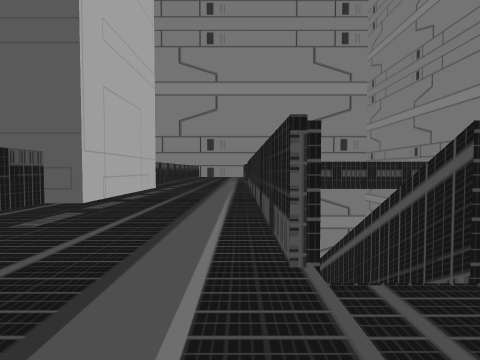
View 1 (above)

23 first-person views from a walk through a Unity game level. The camera is 1.2 m above the floor, tilts 2° down and sees 80° across. The floor is counted in squares, 2 m on a side. Each view is taken from the middle of a square. On the plan, view 1 faces up. The plan holds only what a view shows up to about 9 squares ahead; the rest is blank. The place goes on beyond the plan. The player character is not drawn. Some animated figures are left out.

View 2
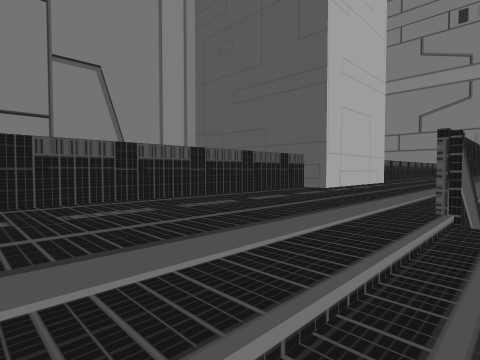

View 3
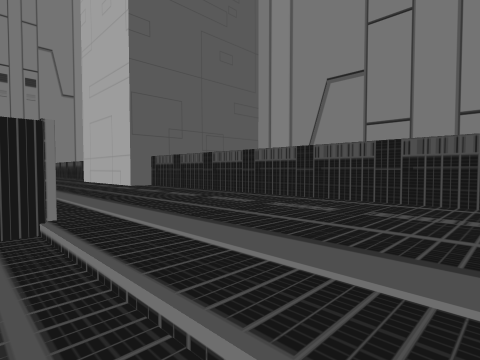

View 4
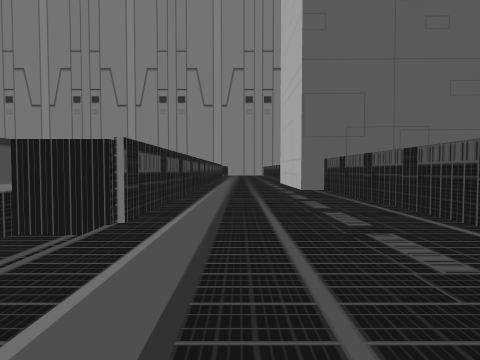

View 5
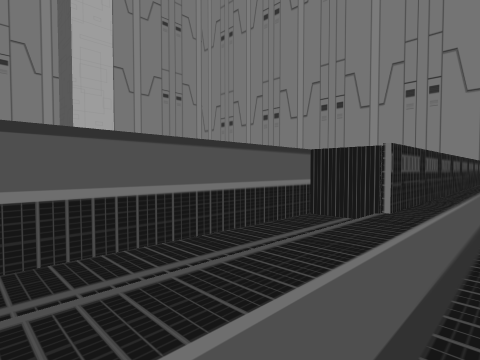

View 6
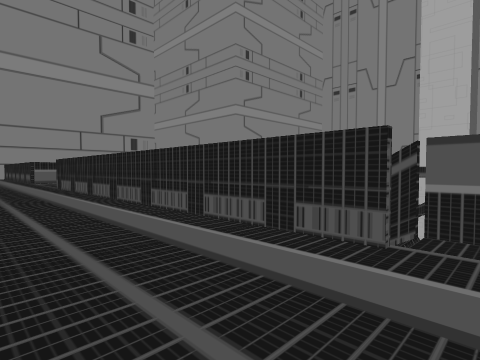

View 7
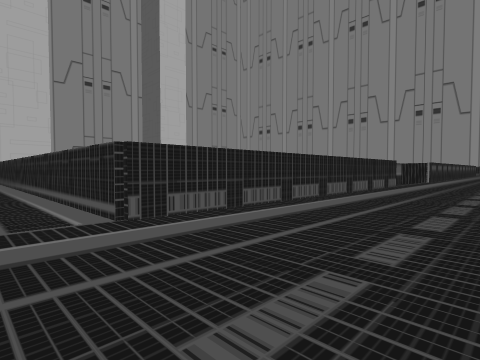

View 8
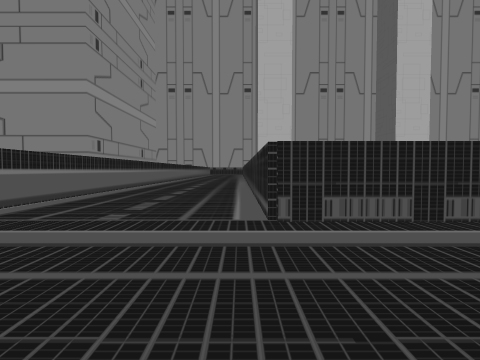

View 9
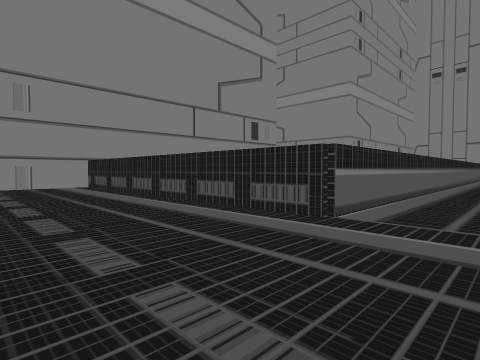

View 10
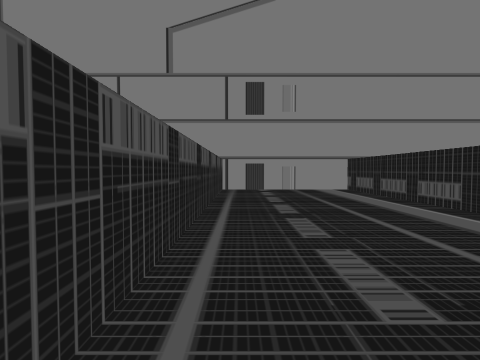

View 11
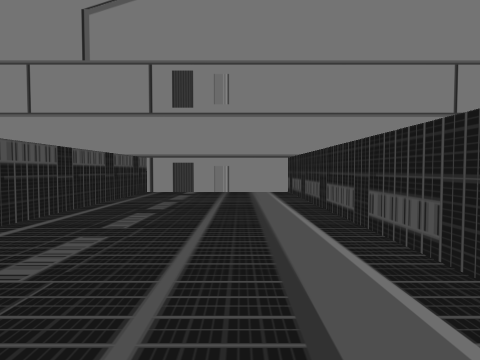

View 12
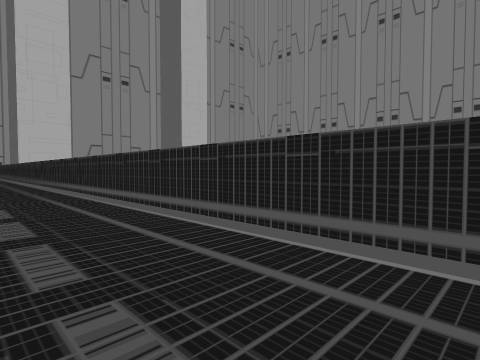

View 13
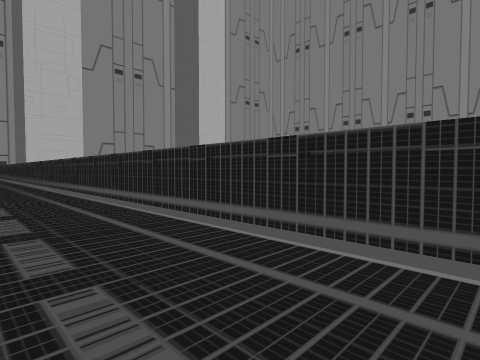

View 14
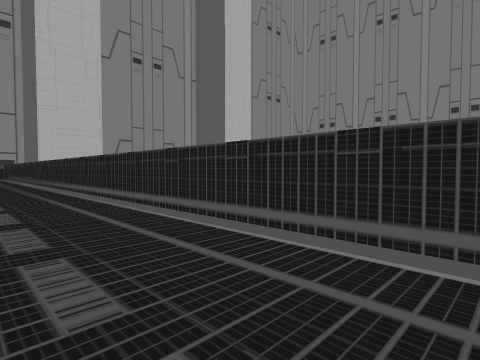

View 15
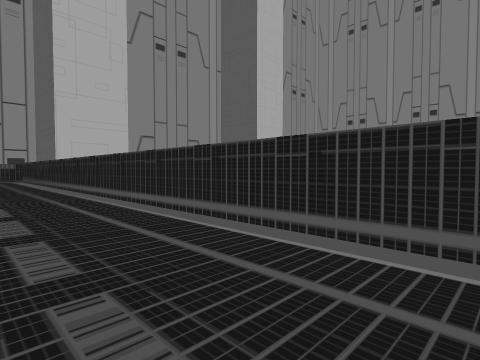

View 16
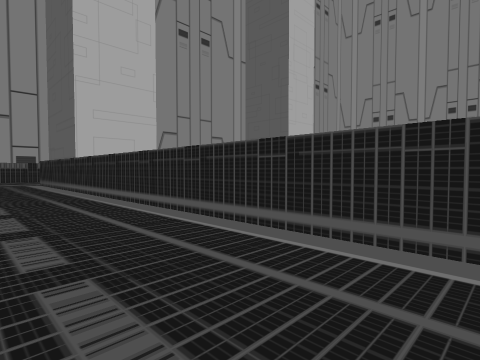

View 17
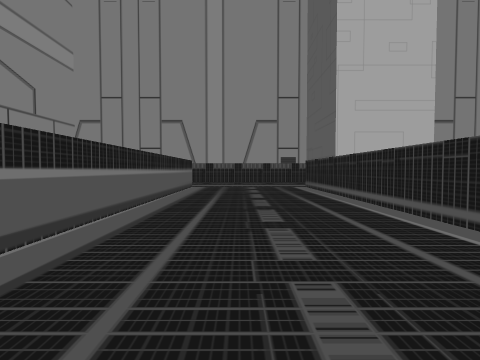

View 18
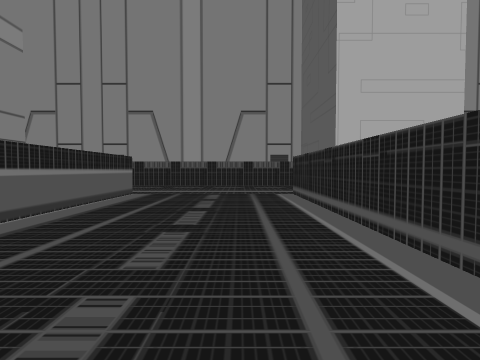

View 19
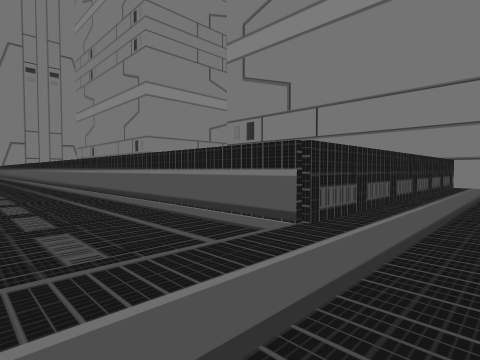

View 20
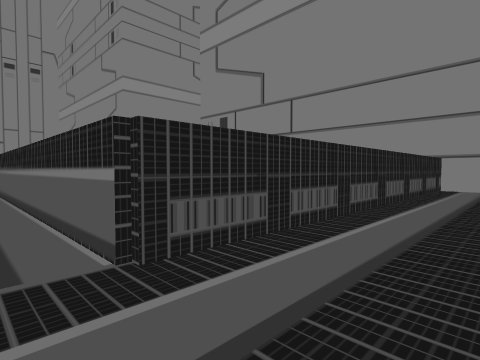

View 21
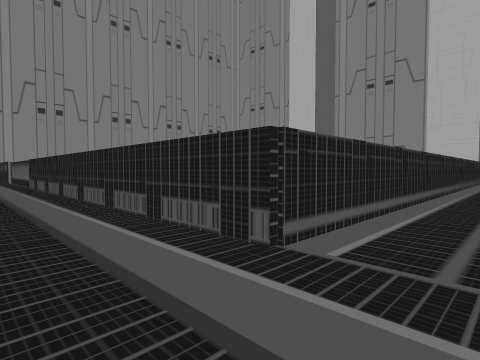

View 22
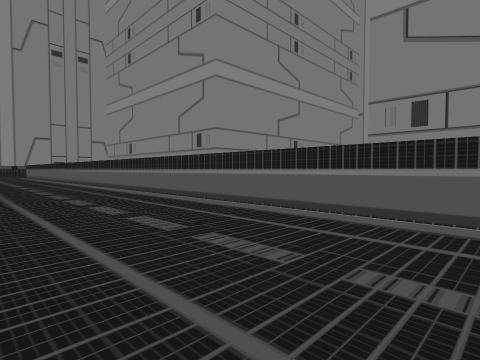

View 23
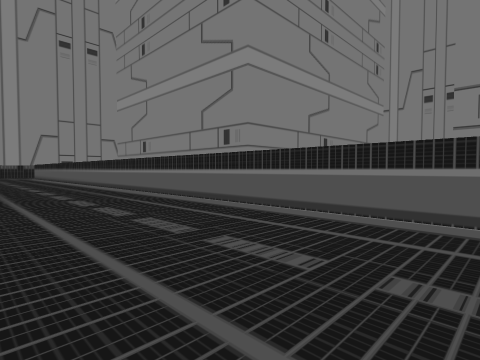

### Floor plan
Points are (right, up) in squares from view 1. A wall is a line through its corners. A room is listed if a view was taken in it or the views show most of it. See-through windows are left out.
Room 1 (views 1, 2, 3, 4, 5, 6)
walls: (0.3, 1.6) (0.3, 3.6); (0.3, -9.5) (0.3, -3.1) (1.5, -3.1) (1.5, 1.5); (-3.5, 3.5) (-3.5, -8.6) (-2.8, -8.6) (-2.8, -9)
ways out: opening at (-1.2, 3.5) to room 2
Room 2 (views 7, 8, 9, 10, 11, 12, 13, 14, 15, 16, 17, 18, 19, 20, 21, 22, 23)
walls: (8.1, 15.7) (0.3, 15.7) (0.3, 24.8) (-3.5, 24.8) (-3.5, 16.5); (1.5, 11.7) (32.3, 11.7) (32.3, 2); (0.5, 3.8) (0.5, 1.5); (0.3, 3.6) (0.3, 11.6); (1.5, 1.5) (1.5, 5.2); (-2.8, 9) (-2.8, 5.2) (-3.5, 5.2) (-3.5, 3.5); (33.2, 24.8) (32.3, 24.8) (32.3, 15.7) (13.9, 15.7)
ways out: opening at (-1.2, 3.5) to room 1

Positions as (right, up) in squares from view 1, and headings:
1: (0, 0), facing up
2: (1, -2), facing up-left
3: (1, 0), facing down-left
4: (-1, 0), facing down
5: (-1, 1), facing down-right
6: (-2, 1), facing up-right
7: (-3, 13), facing down-right
8: (-3, 12), facing right
9: (-3, 14), facing up-right
10: (-3, 16), facing up
11: (-1, 17), facing up
12: (1, 14), facing down-right
13: (5, 14), facing down-right
14: (10, 14), facing down-right
15: (15, 14), facing down-right
16: (19, 14), facing down-right
17: (22, 14), facing right
18: (25, 13), facing right
19: (34, 13), facing up-left
20: (34, 15), facing up-left
21: (34, 13), facing down-left
22: (26, 12), facing up-left
23: (23, 12), facing up-left
